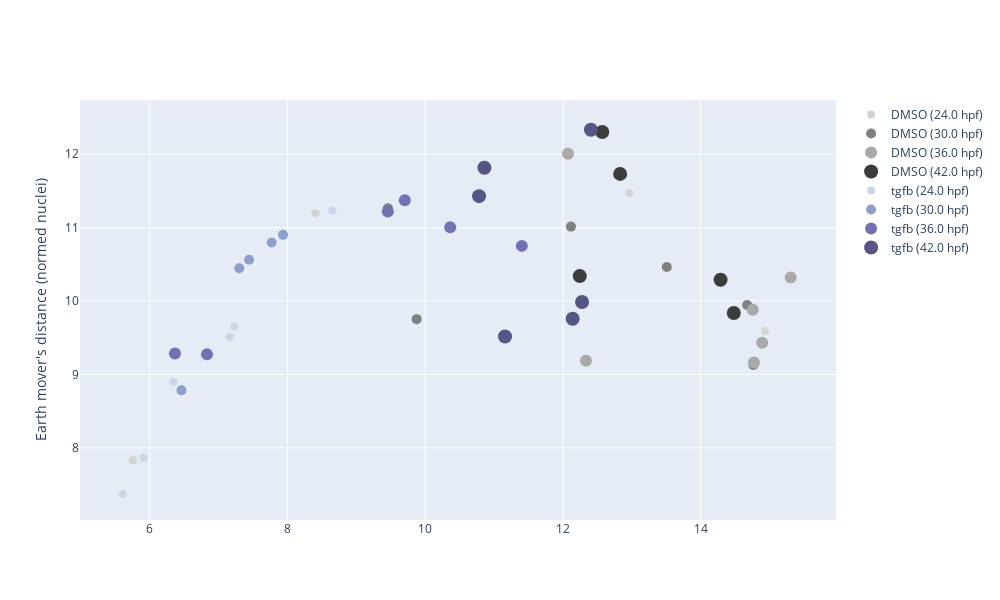

Notebook code for this chart:
### Code cell
# get upper and lower quartile estimates for DMSO control
# dmso_ft = (dist_df["chem_id"] == "DMSO") & (dist_df["cohort"] == tg) & (~outlier_flag)
# q1 = np.percentile(dist_df.loc[dmso_ft, stat], 25)
# q3 = np.percentile(dist_df.loc[dmso_ft, stat], 75)


fig = go.Figure()
for tg in [cohort_list[0]]:
    for p, pert in enumerate(pert_key):
        if ("DMSO" in pert) | ("tgfb" in pert) :
            ft = (dist_df["chem_i"] == pert) & (dist_df["cohort"] == tg) & (dist_df["chem_time"] < 55) & (~outlier_flag)
            if np.any(ft):
                indices = dist_df.index[ft]
                chem_i = dist_df.loc[indices[0], "chem_i"]
                time = dist_df.loc[indices[0], "chem_time"]
                name = dist_df.loc[indices[0], "chem_id"] + f" ({time} hpf)"
                fig.add_trace(go.Scatter(
                    x=embedding[ft, 0],
                    y=embedding[ft, 1],
                    name=name,
                    marker_color=color_dict[chem_i], 
                    # fillcolor=color_dict[chem_i],
                    opacity=1,
                    line_color="black", mode="markers", marker=dict(size=time/3)
                ))

# fig.add_hrect(y0=q1, y1=q3, line_width=1, fillcolor="gray", opacity=0.3, line_color="black")
# fig.update_layout(xaxis=dict(range=[-120, 120]))
fig.update_layout(
    yaxis_title=y_axis_list[s],
    boxmode='group',
    autosize=False,
    width=1000,
    height=600,# group together boxes of the different traces for each value of x
)

fig.show()

### Figure 1 — Plotly figure (JSON) as saved in the notebook; plotly's stock layout.template omitted (floating-point values rounded to 4 significant figures)
{"data": [{"line": {"color": "black"}, "marker": {"color": "lightgray", "size": 8}, "mode": "markers", "name": "DMSO (24.0 hpf)", "opacity": 1, "type": "scatter", "x": [8.405, 5.752, 14.94, 12.96], "y": [11.2, 7.83, 9.593, 11.47]}, {"line": {"color": "black"}, "marker": {"color": "gray", "size": 10}, "mode": "markers", "name": "DMSO (30.0 hpf)", "opacity": 1, "type": "scatter", "x": [12.12, 14.77, 9.875, 13.51, 9.458, 14.68], "y": [11.01, 9.128, 9.753, 10.46, 11.26, 9.947]}, {"line": {"color": "black"}, "marker": {"color": "darkgray", "size": 12}, "mode": "markers", "name": "DMSO (36.0 hpf)", "opacity": 1, "type": "scatter", "x": [14.89, 15.31, 14.76, 12.07, 14.77, 12.33], "y": [9.43, 10.32, 9.882, 12.01, 9.162, 9.186]}, {"line": {"color": "black"}, "marker": {"color": "rgb(60, 60, 60)", "size": 14}, "mode": "markers", "name": "DMSO (42.0 hpf)", "opacity": 1, "type": "scatter", "x": [12.24, 14.29, 12.57, 12.83, 14.48], "y": [10.34, 10.29, 12.3, 11.73, 9.837]}, {"line": {"color": "black"}, "marker": {"color": "rgb(203,213,232)", "size": 8}, "mode": "markers", "name": "tgfb (24.0 hpf)", "opacity": 1, "type": "scatter", "x": [5.908, 6.341, 7.161, 5.606, 7.228, 8.65], "y": [7.865, 8.9, 9.511, 7.37, 9.654, 11.23]}, {"line": {"color": "black"}, "marker": {"color": "rgb(141,160,203)", "size": 10}, "mode": "markers", "name": "tgfb (30.0 hpf)", "opacity": 1, "type": "scatter", "x": [7.441, 7.934, 7.299, 7.769, 6.458], "y": [10.56, 10.9, 10.45, 10.8, 8.783]}, {"line": {"color": "black"}, "marker": {"color": "rgb(117,112,179)", "size": 12}, "mode": "markers", "name": "tgfb (36.0 hpf)", "opacity": 1, "type": "scatter", "x": [9.456, 11.4, 6.829, 6.364, 10.36, 9.703], "y": [11.22, 10.75, 9.273, 9.285, 11.0, 11.37]}, {"line": {"color": "black"}, "marker": {"color": "rgb(87, 84, 134)", "size": 14}, "mode": "markers", "name": "tgfb (42.0 hpf)", "opacity": 1, "type": "scatter", "x": [12.41, 11.16, 12.14, 10.78, 12.28, 10.86], "y": [12.33, 9.517, 9.758, 11.43, 9.986, 11.82]}], "layout": {"autosize": false, "boxmode": "group", "height": 600, "width": 1000, "xaxis": {"autorange": true, "range": [4.983, 15.97], "type": "linear"}, "yaxis": {"autorange": true, "range": [7.016, 12.74], "title": {"text": "Earth mover's distance (normed nuclei)"}, "type": "linear"}}}
